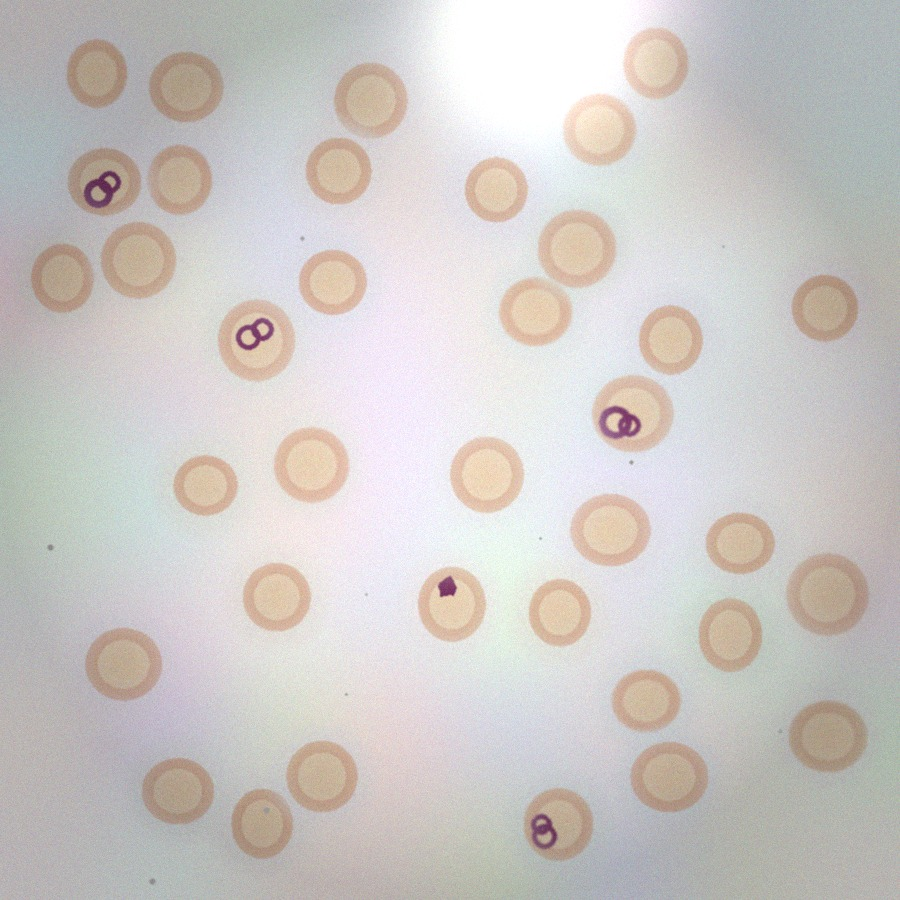
#> input picture data/phone_test/sample_slide_000.jpg, 900 x 900 px
$ python segment.py --input-dir ../data/phone_test
#> lines starting #> are read from the running program, lines starting #| are printed output that depends on the picture; after the words box and inside, x2 and y2 are one past the last pixel; in counts of white or black regions, pixels touching at a corner belong together
"""Stage 1: OpenCV Red Blood Cell (RBC) segmenter.

Isolates candidate RBC crops (128x128) from raw full-field microscope captures
or smartphone eyepiece photos. Raw phone FOV frames are messy: uneven
illumination, dust/scratches, plasma haze, out-of-focus blobs and clumped
cells. The pipeline therefore does:

    grayscale -> illumination correction (background division)
      -> center-weighted band-pass (removes background plasma + dust specks)
      -> adaptive threshold -> morphological cleanup
      -> distance transform + peak detection -> watershed (splits touching RBCs)
      -> shape/size/circularity filtering (discards WBCs, debris, overlap clumps)
      -> square padded crops exported at the classifier input size

Depends only on OpenCV + NumPy so it stays dependency-light on device.
"""

from __future__ import annotations

# Support BOTH documented entry points: `python src/segment.py --test-image ...`
# (design doc section 3) and `python -m src.segment`.
if __package__ in (None, ""):  # pragma: no cover - exercised via the shell
    import os
    import sys as _sys

    _sys.path.insert(0, os.path.dirname(os.path.dirname(os.path.abspath(__file__))))
    __package__ = "src"  # noqa: A001

import argparse
import json
import math
from dataclasses import asdict, dataclass, field
from pathlib import Path
from typing import Any, Iterable

import cv2
import numpy as np


# --------------------------------------------------------------------------- #
# Config
# --------------------------------------------------------------------------- #
@dataclass
class SegmentConfig:
    # Illumination / background
    bg_kernel: int = 51           # large-gaussian background estimate (odd)
    resize_max_side: int = 1600   # cap for processing, crops are re-read at full res

    # Cell band-pass (remove tiny specks + huge blobs)
    min_area_frac: float = 0.00015  # fraction of image area
    max_area_frac: float = 0.02
    min_radius_frac: float = 0.002
    max_radius_frac: float = 0.06

    # Thresholding
    adaptive_block: int = 31      # must be odd
    adaptive_c: float = 4.0
    otsu_blend: float = 0.5

    # Watershed splitting of touching cells
    split_clumps: bool = True
    peak_rel_thresh: float = 0.35  # distance-transform peak threshold
    min_split_distance: int = 6

    # Shape filters
    min_circularity: float = 0.35
    max_aspect_ratio: float = 2.6
    max_solidity_gap: float = 0.55  # holes inside blob vs cell body

    # Output
    crop_size: int = 128
    pad_frac: float = 0.18
    min_crop_contrast: float = 12.0
    max_candidates: int = 4000


@dataclass
class Candidate:
    path: str
    x: int
    y: int
    w: int
    h: int
    cx: float
    cy: float
    area: float
    circularity: float
    mean_gray: float
    contrast: float
    confidence: float = 1.0


# --------------------------------------------------------------------------- #
# Helpers
# --------------------------------------------------------------------------- #
def _read_image(path: str | Path, flags: int = cv2.IMREAD_COLOR) -> np.ndarray:
    img = cv2.imread(str(path), flags)
    if img is None:
        raise FileNotFoundError(f"Could not decode image: {path}")
    return img


def _resize_to_max_side(img: np.ndarray, max_side: int) -> tuple[np.ndarray, float]:
    h, w = img.shape[:2]
    scale = 1.0
    if max(h, w) > max_side:
        scale = max_side / float(max(h, w))
        img = cv2.resize(img, (int(round(w * scale)), int(round(h * scale))), interpolation=cv2.INTER_AREA)
    return img, scale


def correct_illumination(gray: np.ndarray, kernel: int) -> np.ndarray:
    """Divide out the low-frequency staining/lighting background.

    Phone eyepiece captures have strong vignetting; dividing by a heavily
    blurred version of the image flattens it without erasing cell boundaries.
    """
    k = kernel if kernel % 2 == 1 else kernel + 1
    bg = cv2.GaussianBlur(gray, (k, k), 0)
    bg = np.maximum(bg.astype(np.float32), 1.0)
    flat = gray.astype(np.float32) / bg * float(np.mean(gray))
    return np.clip(flat, 0, 255).astype(np.uint8)


def _bandpass_mask(gray: np.ndarray, cfg: SegmentConfig, h: int, w: int) -> np.ndarray:
    """Adaptive threshold with Otsu blend; pixels inside cells are foreground."""
    block = cfg.adaptive_block if cfg.adaptive_block % 2 == 1 else cfg.adaptive_block + 1
    adaptive = cv2.adaptiveThreshold(
        gray,
        255,
        cv2.ADAPTIVE_THRESH_GAUSSIAN_C,
        cv2.THRESH_BINARY_INV,
        block,
        cfg.adaptive_c,
    )
    otsu_val, otsu = cv2.threshold(gray, 0, 255, cv2.THRESH_BINARY_INV + cv2.THRESH_OTSU)
    blended = cv2.addWeighted(adaptive, 1.0 - cfg.otsu_blend, otsu, cfg.otsu_blend, 0.0)
    _, blended = cv2.threshold(blended, 127, 255, cv2.THRESH_BINARY)

    # Remove 1px specks (dust, stain speckle) and close hairline gaps.
    open_k = cv2.getStructuringElement(cv2.MORPH_ELLIPSE, (3, 3))
    mask = cv2.morphologyEx(blended, cv2.MORPH_OPEN, open_k, iterations=1)
    close_k = cv2.getStructuringElement(cv2.MORPH_ELLIPSE, (5, 5))
    mask = cv2.morphologyEx(mask, cv2.MORPH_CLOSE, close_k, iterations=2)
    return mask


def _shape_stats(cnt: np.ndarray) -> tuple[float, float]:
    area = cv2.contourArea(cnt)
    perim = cv2.arcLength(cnt, True)
    circularity = float(4.0 * math.pi * area / (perim * perim)) if perim > 0 else 0.0
    (_, _), (rw, rh), _ = cv2.minAreaRect(cnt)
    aspect = float(max(rw, rh) / max(1.0, min(rw, rh)))
    return circularity, aspect


# --------------------------------------------------------------------------- #
# Segmentation
# --------------------------------------------------------------------------- #
def segment_cells(
    image_path: str | Path,
    cfg: SegmentConfig | None = None,
    output_dir: str | Path | None = None,
    save_debug: bool = False,
) -> list[Candidate]:
    """Extract candidate RBC crops from a single raw FOV image.

    Returns a list of :class:`Candidate`. Crops are written to ``output_dir``
    (as ``cell_<i>.png``) together with ``candidates.json`` when provided.
    """
    cfg = cfg or SegmentConfig()
    orig = _read_image(image_path)
    if orig.ndim == 2:
        orig = cv2.cvtColor(orig, cv2.COLOR_GRAY2BGR)

    # Work on a capped-size copy for contour math; crop from full-res later.
    work, scale = _resize_to_max_side(orig, cfg.resize_max_side)
    h, w = work.shape[:2]
    gray = cv2.cvtColor(work, cv2.COLOR_BGR2GRAY)

    gray = correct_illumination(gray, cfg.bg_kernel)
    mask = _bandpass_mask(gray, cfg, h, w)

    contours, _ = cv2.findContours(mask, cv2.RETR_EXTERNAL, cv2.CHAIN_APPROX_SIMPLE)

    total_area = float(h * w)
    min_area = max(20.0, cfg.min_area_frac * total_area)
    max_area = cfg.max_area_frac * total_area
    min_radius = cfg.min_radius_frac * max(h, w)
    max_radius = cfg.max_radius_frac * max(h, w)

    blobs: list[np.ndarray] = []
    for cnt in contours:
        area = cv2.contourArea(cnt)
        if area < min_area or area > max_area:
            continue
        circ, aspect = _shape_stats(cnt)
        if circ < cfg.min_circularity * 0.6 or aspect > cfg.max_aspect_ratio * 1.5:
            continue  # obvious debris / elongated artifact
        blobs.append(cnt)

    if cfg.split_clumps:
        blobs = _split_blobs_with_watershed(gray, mask, blobs, cfg, min_area)

    candidates: list[Candidate] = []
    for cnt in blobs:
        area = cv2.contourArea(cnt)
        if area < min_area or area > max_area:
            continue
        circ, aspect = _shape_stats(cnt)
        if circ < cfg.min_circularity or aspect > cfg.max_aspect_ratio:
            continue

        x, y, bw, bh = cv2.boundingRect(cnt)
        cx, cy = x + bw / 2.0, y + bh / 2.0
        # map back to original coordinates
        ox, oy = int(round(x / scale)), int(round(y / scale))
        ow, oh = int(round(bw / scale)), int(round(bh / scale))

        # quality signal from the underlying grayscale
        pad = max(1, int(round(cfg.pad_frac * max(ow, oh))))
        x0, y0 = max(0, ox - pad), max(0, oy - pad)
        x1, y1 = min(orig.shape[1], ox + ow + pad), min(orig.shape[0], oy + oh + pad)
        patch = orig[y0:y1, x0:x1]
        if patch.size == 0:
            continue
        gray_full = cv2.cvtColor(patch, cv2.COLOR_BGR2GRAY)
        contrast = float(gray_full.std())

        conf = min(1.0, (circ / max(0.40, cfg.min_circularity)) * min(1.0, contrast / 30.0))
        candidates.append(
            Candidate(
                path="",  # filled when saving
                x=ox, y=oy, w=ow, h=oh,
                cx=cx / scale, cy=cy / scale,
                area=float(area / (scale * scale)),
                circularity=float(circ),
                mean_gray=float(gray_full.mean()),
                contrast=contrast,
                confidence=float(max(0.0, conf)),
            )
        )

    candidates.sort(key=lambda c: (-c.area, c.confidence * -1))
    candidates = candidates[: cfg.max_candidates]

    if output_dir is not None:
        _save_candidates(orig, candidates, Path(output_dir), cfg)

    if save_debug:
        _save_debug(work, mask, blobs, Path(output_dir or "."))

    return candidates


def _split_blobs_with_watershed(
    gray: np.ndarray,
    mask: np.ndarray,
    contours: list[np.ndarray],
    cfg: SegmentConfig,
    min_area: float,
) -> list[np.ndarray]:
    """Watershed on the distance transform to separate touching RBCs."""
    # Build a clean binary mask of accepted regions only.
    canvas = np.zeros(gray.shape, dtype=np.uint8)
    cv2.drawContours(canvas, contours, -1, 255, thickness=cv2.FILLED)

    # Background = 0, unknown = 1, foreground = 2 for distance transform.
    dist = cv2.distanceTransform(canvas, cv2.DIST_L2, 5)
    if dist.max() <= 0:
        return contours

    peak_thresh = cfg.peak_rel_thresh * float(dist.max())
    _, sure_fg = cv2.threshold(dist, peak_thresh, 255, 0)
    sure_fg = np.uint8(sure_fg)

    # Merge nearby peaks so a single never splits into ghost cells.
    if cfg.min_split_distance > 1:
        k = cv2.getStructuringElement(cv2.MORPH_ELLIPSE, (cfg.min_split_distance,) * 2)
        sure_fg = cv2.morphologyEx(sure_fg, cv2.MORPH_CLOSE, k)

    n_markers, markers = cv2.connectedComponents(sure_fg)
    if n_markers <= 1:
        return contours  # nothing to split

    markers = markers + 1
    unknown = cv2.subtract(canvas, sure_fg)
    markers[unknown == 255] = 0
    markers = cv2.watershed(cv2.cvtColor(gray, cv2.COLOR_GRAY2BGR), markers)

    out: list[np.ndarray] = []
    for label in range(2, n_markers + 1):
        region = np.uint8(markers == label) * 255
        sub, _ = cv2.findContours(region, cv2.RETR_EXTERNAL, cv2.CHAIN_APPROX_SIMPLE)
        for c in sub:
            a = cv2.contourArea(c)
            if a >= min_area:
                out.append(c)

    if len(out) <= len(contours):
        return contours
    return out


def _save_candidates(
    orig: np.ndarray, candidates: list[Candidate], out_dir: Path, cfg: SegmentConfig
) -> None:
    out_dir.mkdir(parents=True, exist_ok=True)
    size = cfg.crop_size
    for i, cand in enumerate(candidates):
        pad = max(2, int(round(cfg.pad_frac * max(cand.w, cand.h))))
        x0, y0 = max(0, cand.x - pad), max(0, cand.y - pad)
        x1, y1 = min(orig.shape[1], cand.x + cand.w + pad), min(orig.shape[0], cand.y + cand.h + pad)
        patch = orig[y0:y1, x0:x1]
        if patch.size == 0:
            continue

        # Centre-crop to square then letterbox-free resize to the target size.
        ph, pw = patch.shape[:2]
        side = max(ph, pw)
        canvas = np.full((side, side, 3), int(np.median(patch)), dtype=np.uint8)
        ox, oy = (side - pw) // 2, (side - ph) // 2
        canvas[oy:oy + ph, ox:ox + pw] = patch
        crop = cv2.resize(canvas, (size, size), interpolation=cv2.INTER_AREA)

        fname = f"cell_{i:04d}.png"
        cv2.imwrite(str(out_dir / fname), crop)
        cand.path = str(out_dir / fname)

    payload = {
        "num_candidates": len(candidates),
        "crop_size": size,
        "candidates": [asdict(c) for c in candidates],
    }
    (out_dir / "candidates.json").write_text(json.dumps(payload, indent=2))


def _save_debug(
    work: np.ndarray, mask: np.ndarray, contours: list[np.ndarray], out_dir: Path
) -> None:
    out_dir.mkdir(parents=True, exist_ok=True)
    cv2.imwrite(str(out_dir / "debug_mask.png"), mask)
    overlay = work.copy()
    cv2.drawContours(overlay, contours, -1, (0, 255, 0), 1)
    cv2.imwrite(str(out_dir / "debug_overlay.png"), overlay)


# --------------------------------------------------------------------------- #
# Batch / CLI
# --------------------------------------------------------------------------- #
def segment_directory(
    input_dir: str | Path,
    output_dir: str | Path,
    pattern: str = "*",
    cfg: SegmentConfig | None = None,
) -> dict[str, Any]:
    """Segment every image under ``input_dir`` into ``output_dir/<stem>/``."""
    input_dir, output_dir = Path(input_dir), Path(output_dir)
    images = sorted(p for p in input_dir.rglob(pattern) if p.suffix.lower() in
                    {".png", ".jpg", ".jpeg", ".bmp", ".tif", ".tiff"})
    if not images:
        raise FileNotFoundError(f"No images found under {input_dir}")

    cfg = cfg or SegmentConfig()
    summary: dict[str, Any] = {"per_image": {}, "total": 0}
    for img in images:
        dest = output_dir / img.stem
        cands = segment_cells(img, cfg=cfg, output_dir=dest, save_debug=True)
        summary["per_image"][str(img)] = len(cands)
        summary["total"] += len(cands)
    return summary


def build_arg_parser() -> argparse.ArgumentParser:
    p = argparse.ArgumentParser(description="OpenCV RBC segmenter for TinyMalariaNet")
    p.add_argument("--test-image", type=str, default=None, help="Single raw FOV image to segment")
    p.add_argument("--input-dir", type=str, default=None, help="Batch mode: directory of raw frames")
    p.add_argument("--output-dir", type=str, default="data/segmented", help="Where crops + json go")
    p.add_argument("--crop-size", type=int, default=128)
    p.add_argument("--no-split", action="store_true", help="Disable watershed clump splitting")
    p.add_argument("--debug", action="store_true", help="Write mask/overlay images")
    return p


def main(argv: list[str] | None = None) -> int:
    args = build_arg_parser().parse_args(argv)
    cfg = SegmentConfig(crop_size=args.crop_size, split_clumps=not args.no_split)

    if args.test_image:
        if not Path(args.test_image).exists():
            print(f"[ERROR] image not found: {args.test_image}")
            return 2
        cands = segment_cells(
            args.test_image, cfg=cfg, output_dir=args.output_dir, save_debug=args.debug
        )
        print(f"[segment] {args.test_image}")
        print(f"[segment] candidates: {len(cands)}")
        for c in cands[:10]:
            print(
                f"  cell at ({c.x},{c.y}) {c.w}x{c.h} area={c.area:.0f} "
                f"circ={c.circularity:.2f} conf={c.confidence:.2f}"
            )
        print(f"[segment] crops written to: {args.output_dir}")
        return 0

    if args.input_dir:
        summary = segment_directory(args.input_dir, args.output_dir, cfg=cfg)
#> in _read_image, img is the input picture: shape (900, 900, 3); mean B, G, R 197.5, 200.5, 205
#> in segment_cells, `work, scale = _resize_to_max_side(orig, cfg.resize_max_side)`: scale = 1
#> in _bandpass_mask, `otsu_val, otsu = cv2.threshold(gray, 0, 255, cv2.THRESH_BINARY_INV + c..`: otsu_val = 198
#> in segment_cells, `contours, _ = cv2.findContours(mask, cv2.RETR_EXTERNAL, cv2.CHAIN_APPR..`: contours = 629 contours, 587 with area under 20; largest, box (x1, y1, x2, y2) and area: (68, 144, 212, 216) 6848, (786, 553, 869, 636) 5072, (218, 299, 296, 383) 4785, (538, 210, 616, 288) 4569, (570, 493, 651, 567) 4430
#> the loop in segment_cells, `for cnt in contours:` made 629 passes
#> after the loop in segment_cells, `for cnt in contours:`: blobs = 33 contours; largest, box (x1, y1, x2, y2) and area: (68, 144, 212, 216) 6848, (786, 553, 869, 636) 5072, (218, 299, 296, 383) 4785, (538, 210, 616, 288) 4569, (570, 493, 651, 567) 4430
#> in _split_blobs_with_watershed, `peak_thresh = cfg.peak_rel_thresh * float(dist.max())`: peak_thresh = 13.77
#> in _split_blobs_with_watershed, `n_markers, markers = cv2.connectedComponents(sure_fg)`: n_markers = 35
#> in _split_blobs_with_watershed, `markers = cv2.watershed(cv2.cvtColor(gray, cv2.COLOR_GRAY2BGR), markers)`:
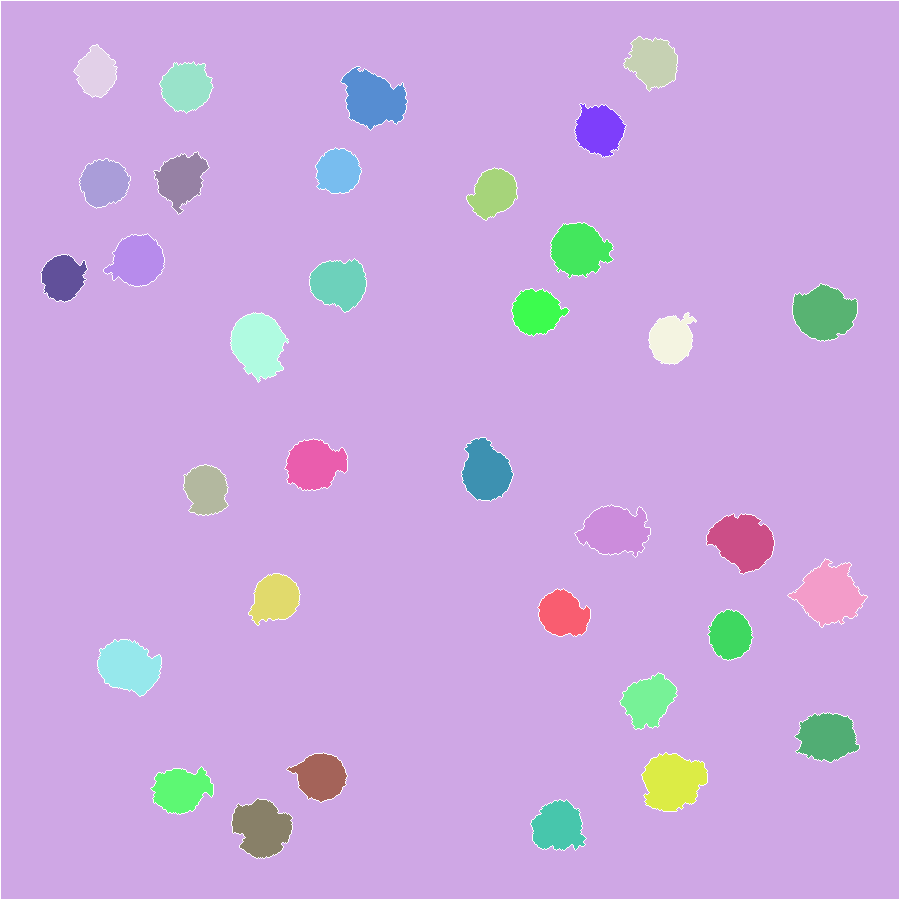
#> markers: shape (900, 900) int32; 36 distinct labels, from -1 to 35; one colour per label, 0 black, -1 white
#> after the loop in _split_blobs_with_watershed, `for label in range(2, n_markers + 1):`:
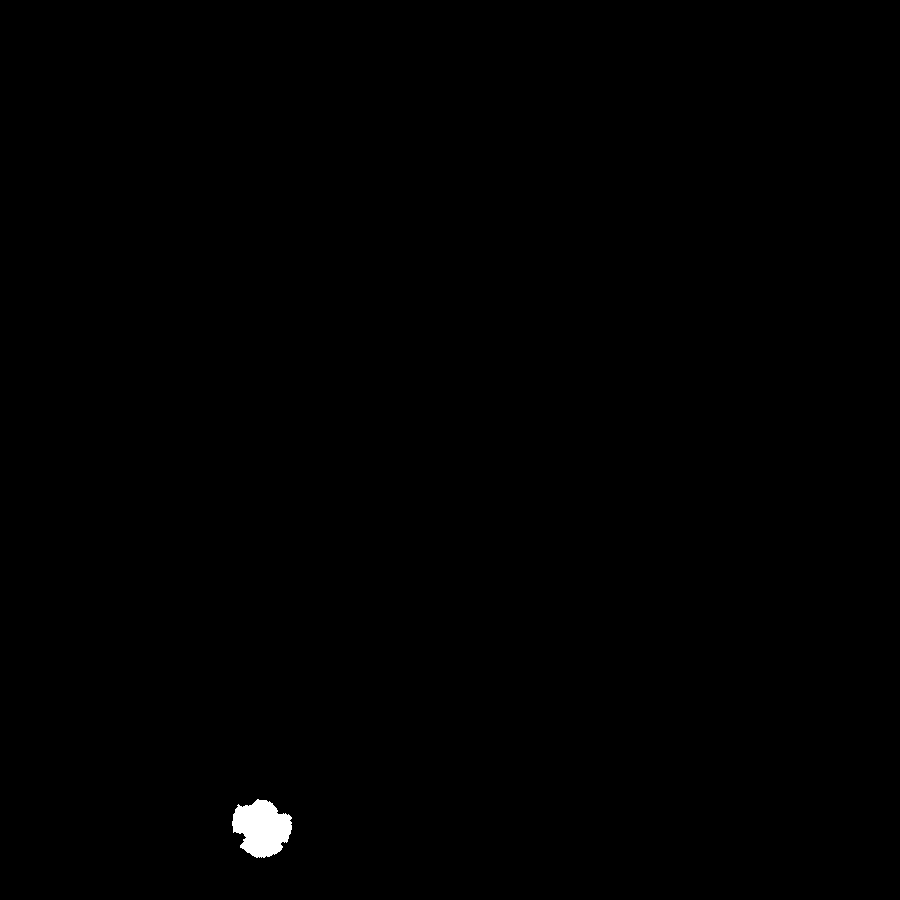
#> region: shape (900, 900); 0.31% white; 1 white region
#> after the loop in _split_blobs_with_watershed, `for label in range(2, n_markers + 1):`: out = 34 contours; largest, box (x1, y1, x2, y2) and area: (788, 559, 867, 627) 2796, (642, 753, 707, 811) 2632, (707, 514, 774, 574) 2558, (341, 67, 407, 130) 2546, (231, 313, 288, 382) 2506
#> in segment_cells, `blobs = _split_blobs_with_watershed(gray, mask, blobs, cfg, min_area)`: blobs has the same summary as out in _split_blobs_with_watershed
#> the loop in segment_cells, `for cnt in blobs:` made 34 passes
#> (perim in _shape_stats, circularity in _shape_stats, rw in _shape_stats, rh in _shape_stats, aspect, circ, x) on passes 1 to 4: (208.2, 0.527, 47.83, 55.95, 1.17, 0.527, 624), (165.4, 0.622, 43.51, 40.64, 1.07, 0.622, 74), (192.9, 0.613, 51.77, 49.56, 1.04, 0.613, 160), (253.9, 0.496, 54.27, 70.07, 1.29, 0.496, 341)
#> the loop in _save_candidates, `for i, cand in enumerate(candidates):` made 34 passes
#> in _save_debug, `cv2.drawContours(overlay, contours, -1, (0, 255, 0), 1)`:
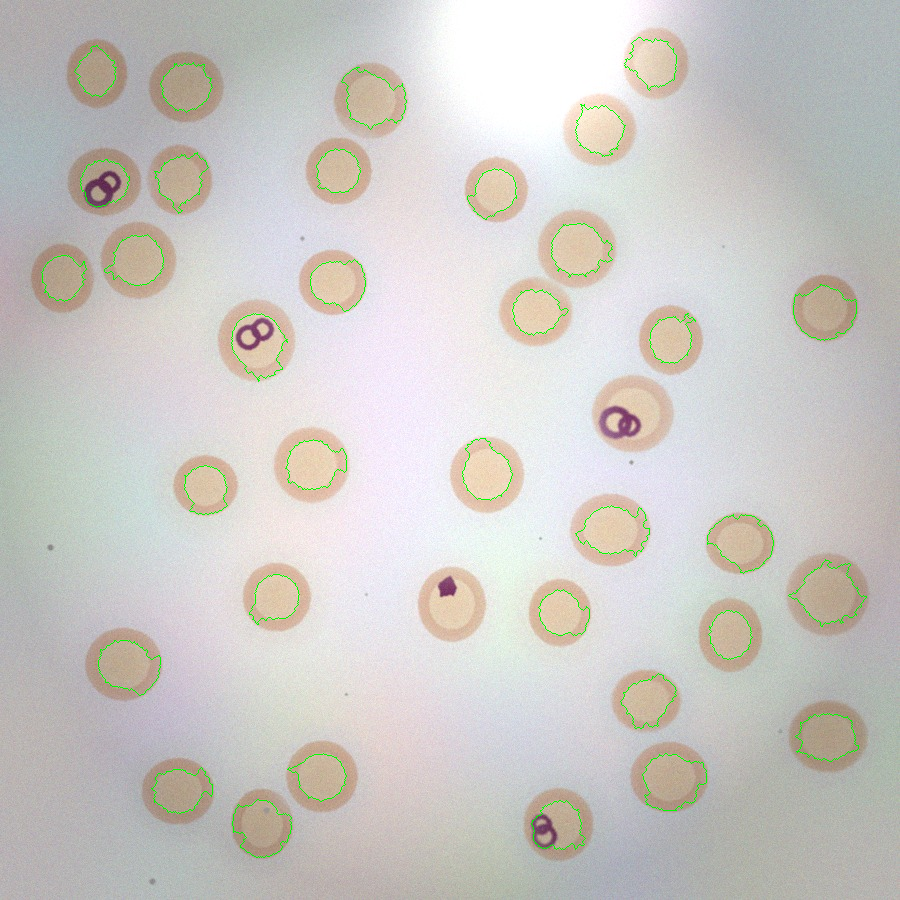
#> overlay: shape (900, 900, 3); 0.71% of pixels changed, all inside (x1, y1, x2, y2) = (41, 37, 867, 858)
        print(f"[segment] {len(summary['per_image'])} images, {summary['total']} candidates total")
#| [segment] 2 images, 59 candidates total
        for k, v in list(summary["per_image"].items())[:20]:
            print(f"  {Path(k).name}: {v}")
#> this loop made 2 passes
#> (k, v) on passes 1 to 2: ('../data/phone_test/sample_slide_000.jpg', 34), ('../data/phone_test/sample_slide_001.jpg', 25)
#> (printed output is left out)
        return 0

    print("Nothing to do: pass --test-image or --input-dir")
    return 1


if __name__ == "__main__":
    raise SystemExit(main())
#> (the program exits here)
